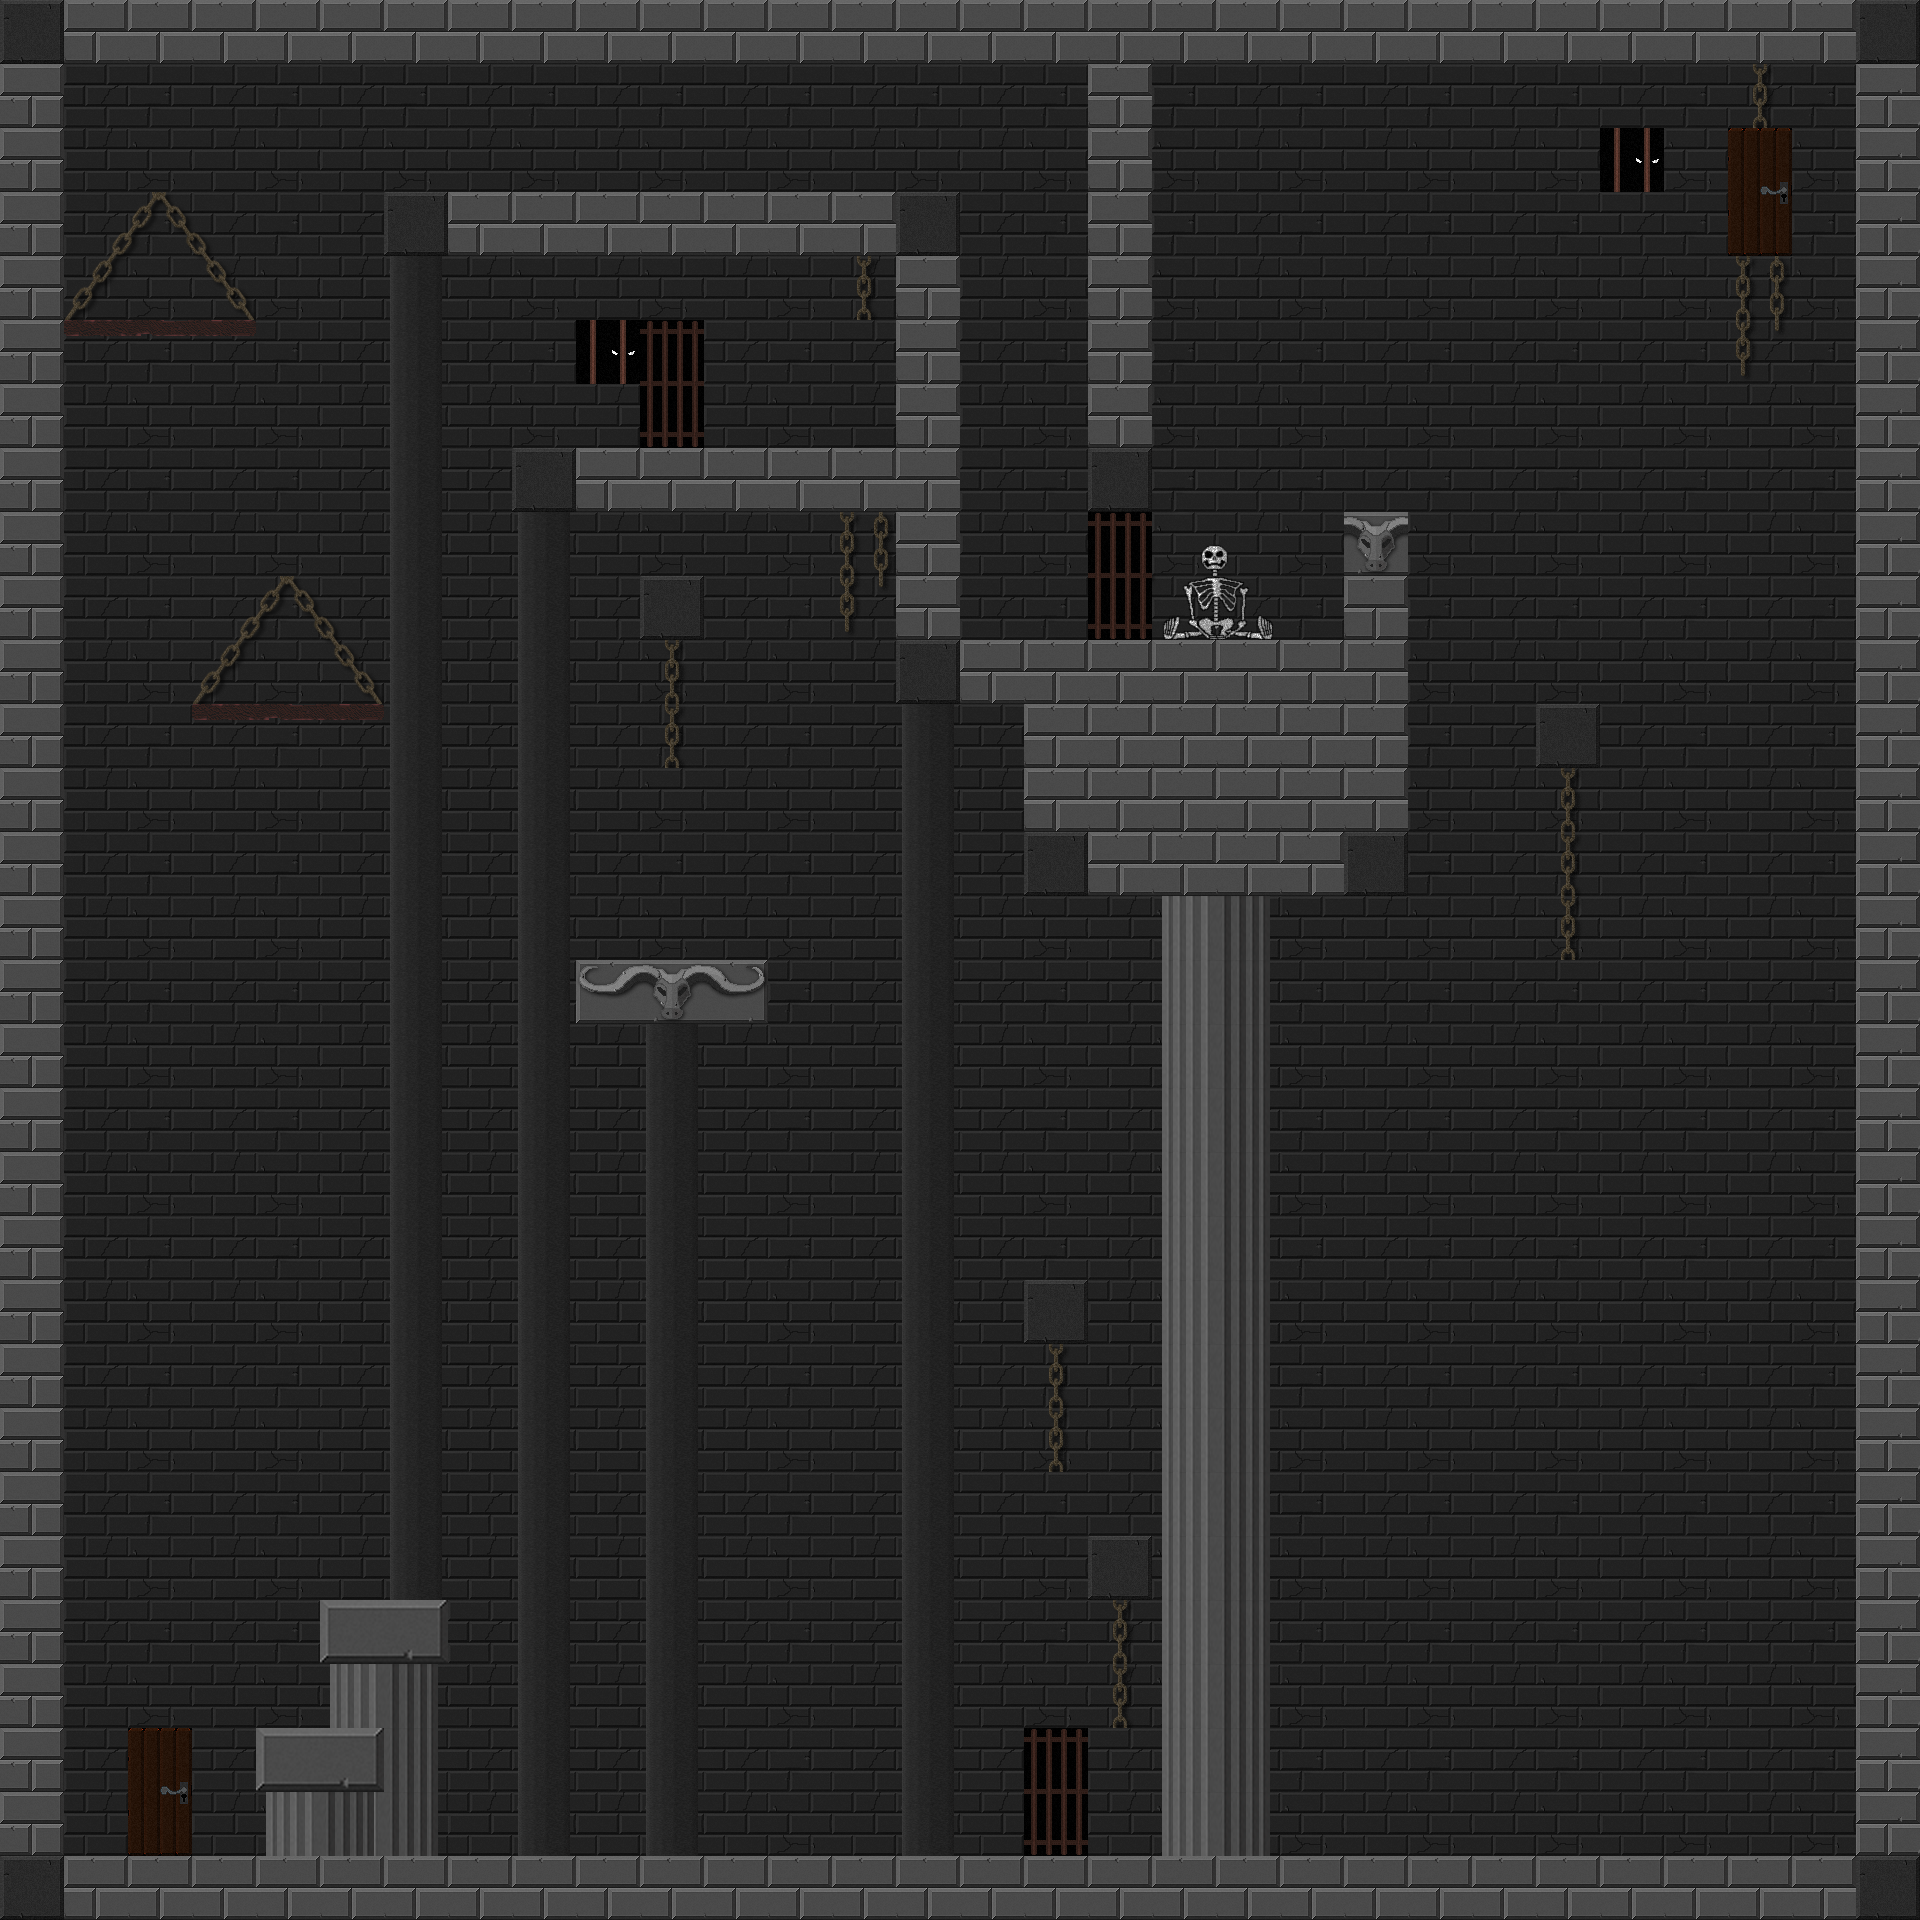

A level layout from a 2D game, rendered from its tile map. Below: a short description, then the map file with tile-grid data replaced by summaries:
An orthogonal 30x30 tile map with 64x64 px tiles, 3 tile layers (background, decoration, coll) and 45 objects.

<map version="1.0" orientation="orthogonal" width="30" height="30" tilewidth="64" tileheight="64">
 <tileset firstgid="1" name="Tezture Tiles" tilewidth="64" tileheight="64">
  <image source="Tezture Tiles.png" width="512" height="640" />
 </tileset>
 <layer name="background" width="30" height="30">
  <data>[900 cells, 900 non-empty, 5 distinct tile ids]</data>
 </layer>
 <layer name="decoration" width="30" height="30">
  <data>[900 cells, 156 non-empty, 22 distinct tile ids]</data>
 </layer>
 <layer name="coll" width="30" height="30">
  <data>[900 cells, 189 non-empty, 14 distinct tile ids]</data>
 </layer>
 <objectgroup name="enemyHard" width="30" height="30">
  <object x="1110" y="1784" />
  <object x="1164" y="580" />
 </objectgroup>
 <objectgroup name="trapHard" width="30" height="30" />
 <objectgroup name="fairdyDustHard" width="30" height="30" />
 <objectgroup name="enemyMedium" width="30" height="30">
  <object x="788" y="392" />
 </objectgroup>
 <objectgroup name="trapMedium" width="30" height="30" />
 <objectgroup name="fairyDustMedium" width="30" height="30" />
 <objectgroup name="enemyEasy" width="30" height="30">
  <object x="658" y="148" />
 </objectgroup>
 <objectgroup name="trapEasy" width="30" height="30">
  <object x="542" y="1824" />
  <object x="606" y="1824" />
  <object x="670" y="1824" />
  <object x="734" y="1824" />
  <object x="798" y="1824" />
  <object x="862" y="1824" />
  <object x="926" y="1824" />
  <object x="990" y="1824" />
  <object x="1246" y="1824" />
  <object x="1310" y="1824" />
  <object x="1374" y="1824" />
  <object x="1438" y="1824" />
  <object x="1502" y="1824" />
  <object x="1630" y="1824" />
  <object x="1694" y="1824" />
  <object x="1758" y="1824" />
  <object x="1822" y="1824" />
  <object x="478" y="1824" />
  <object x="1566" y="1824" />
 </objectgroup>
 <objectgroup name="fairyDustEasy" width="30" height="30">
  <object x="1564" y="1488">
   <ellipse />
  </object>
  <object x="1354" y="1110">
   <ellipse />
  </object>
  <object x="610" y="794">
   <ellipse />
  </object>
  <object x="274" y="642">
   <ellipse />
  </object>
  <object x="548" y="380">
   <ellipse />
  </object>
  <object x="154" y="242">
   <ellipse />
  </object>
  <object x="1012" y="294">
   <ellipse />
  </object>
  <object x="1314" y="472">
   <ellipse />
  </object>
  <object x="1112" y="1812">
   <ellipse />
  </object>
  <object x="1060" y="1050">
   <ellipse />
  </object>
  <object x="736" y="344">
   <ellipse />
  </object>
  <object x="1174" y="1786">
   <ellipse />
  </object>
 </objectgroup>
 <objectgroup name="movingPlatform" width="30" height="30">
  <object x="1472" y="1240" />
  <object x="740" y="1564" />
  <object x="1438" y="1562" />
 </objectgroup>
 <objectgroup name="fairyCage" width="30" height="30">
  <object x="1052" y="1496">
   <ellipse />
  </object>
  <object x="1566" y="994">
   <ellipse />
  </object>
  <object x="670" y="796">
   <ellipse />
  </object>
  <object x="1114" y="1748">
   <ellipse />
  </object>
  <object x="862" y="344">
   <ellipse />
  </object>
 </objectgroup>
 <objectgroup name="playerEnd" width="30" height="30">
  <object x="1756" y="162">
   <ellipse />
  </object>
 </objectgroup>
 <objectgroup name="playerSpawn" width="30" height="30">
  <object x="160" y="1758">
   <ellipse />
  </object>
 </objectgroup>
</map>
